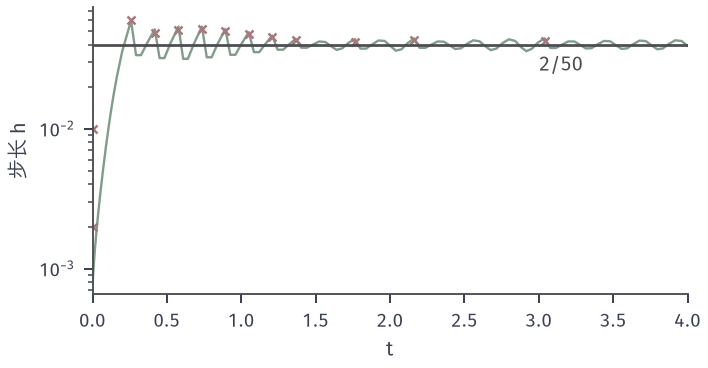

Recreate this plot in Python.
from pathlib import Path
import sys
sys.path.insert(0, str(Path(__file__).resolve().parents[1]/"odenum-common"))
from odenum_common import *

LAM = 50.0
def exact_stiff(t):
    t = np.asarray(t, float)
    return np.exp(-t), LAM/(LAM-1)*(np.exp(-t)-np.exp(-LAM*t))
def g2(t, x):
    return np.array([-x[0], LAM*(x[0]-x[1])])

# Target: adaptive explicit method on the stiff system keeps a step near the stability limit.
acc, rej, nf = heun_euler_adaptive(g2, 0.0, 4.0, [1.0, 0.0], 0.01, 1e-3, 1e-3)
ta = np.array([a[0] for a in acc]); ha = np.array([a[2] for a in acc])
fig, ax = figure(width_mm=100, height_mm=52)
ax.semilogy(ta[1:-1], ha[1:-1], '-', color=GREEN, lw=.95)
for tr, _, hr in rej:
    ax.plot([tr], [hr], 'x', color=RED, ms=3.2)
ax.axhline(.04, color=STROKE, lw=1.1)
ax.set_xlabel(r'$t$'); ax.set_ylabel('步长 h'); ax.set_xlim(0, 4)
ax.text(3.0, .026, r'$2/50$', color=STROKE)
save(fig, Path(__file__).resolve().parent, 'figure', {'accepted': len(acc)-1, 'rejected': len(rej), 'nfev': nf})
print(len(acc)-1, len(rej), nf, ha[len(ha)//2:].mean())
